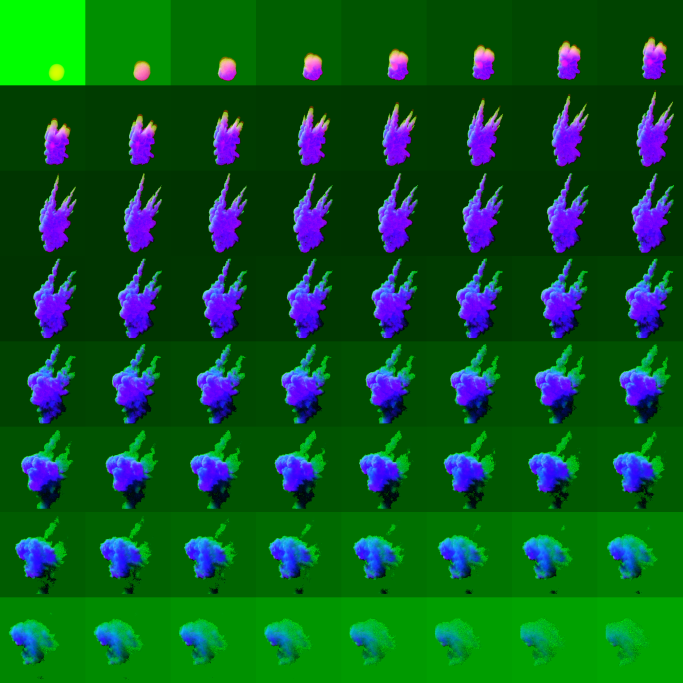
#> input picture assets/explosions/midair.webp, 2048 x 2048 px (shown at 1/3 size)
$ python -i colour.py   (imports and definitions only)
#> lines starting #> are read from the running program, lines starting #| are printed output that depends on the picture
# colour.py: the numbers behind "too green, too even, no air".
#
#   python3 tools/swiss2-loop/colour.py REF_DIR ROUND_DIR [ROUND_DIR ...]
#
# Per view in the first ROUND_DIR's stats.json, and for its reference
# photograph, prints:
#   S      mean HSV saturation over the frame, 0 to 1
#   V      mean HSV value
#   Sg     mean saturation of the green pixels only (hue 60 to 170 deg),
#          the floor and the forests, which is where the eye says "game"
#   far/near  local contrast (the mean standard deviation of luminance in
#          16 px blocks) in the frame's upper middle band, 30 to 50 per cent
#          down, over the same in its bottom band, 70 to 100 per cent. A
#          photograph's far walls lose contrast to the air, so this is well
#          under one; a model with no air keeps it near one. The bands are
#          a proxy for distance: sky in the far band is excluded (blocks
#          whose mean is bluer and brighter than any ground).
#   blue   in the far band, mean (B - G) / V of the non sky blocks: how far
#          the far ground has gone blue grey.
# Every image is first cropped to 16:9 and scaled to 640x360 as sheet.py
# does, so a photograph and a render are measured over the same framing.
#
# This file is part of the Paraguayan Drone Combat Simulator, GPLv3; see the header of any
# JavaScript file in this repository for the full notice.
import json, os, sys
from PIL import Image
import numpy as np

W, H, B = 640, 360, 16


def load(path):
#> called with path = '../../assets/explosions/midair.webp'
    im = Image.open(path).convert('RGB')
#> im is the input picture: PIL image 2048x2048 RGB; mean R, G, B 12.9, 87, 34.7
    r = max(W / im.width, H / im.height)
#> r = 0.312
    im = im.resize((round(im.width * r), round(im.height * r)), Image.LANCZOS)
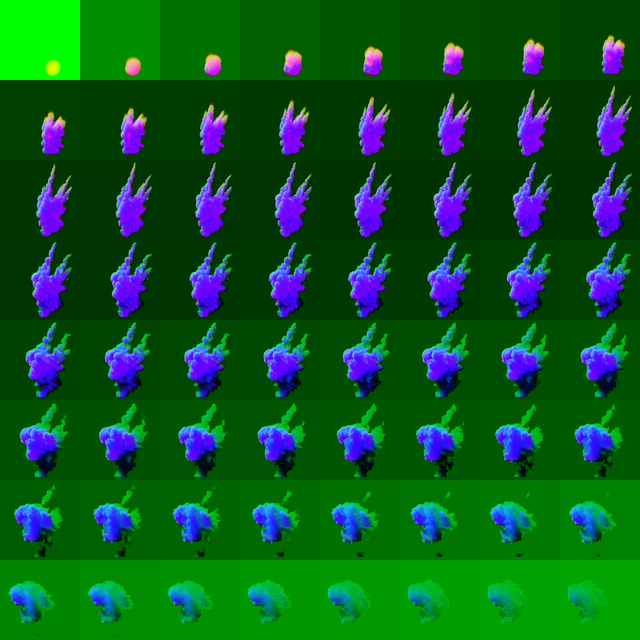
#> im: PIL image 640x640 RGB; mean R, G, B 12.9, 87, 34.7
    x, y = (im.width - W) // 2, (im.height - H) // 2
#> x = 0; y = 140
    return np.asarray(im.crop((x, y, x + W, y + H)), dtype=np.float32) / 255.0
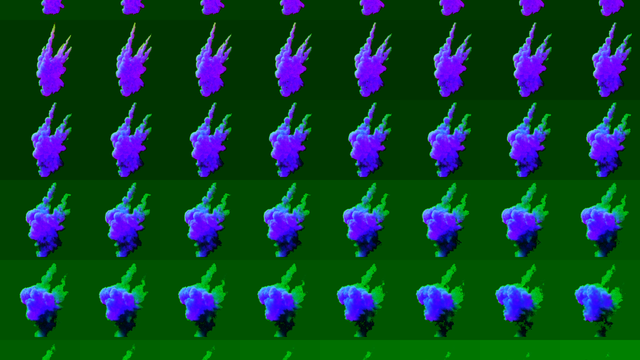
#> returned value: shape (360, 640, 3) float32; mean of channels 0, 1, 2 0.0611, 0.266, 0.17; drawn as R, G, B


# [32 lines left out: function measure, not called in this run]


def fmt(m):
    return f"S {m['S']:.2f}  V {m['V']:.2f}  Sg {m['Sg']:.2f}  far/near {m['fn']:.2f}  blue {m['blue']:+.2f}"


ref_dir, rounds = sys.argv[1], sys.argv[2:]
# [1 line not run here, left out]
totals = {k: [] for k in ['ref'] + rounds}
# [17 lines not run here, left out]

>>> result = load('../../assets/explosions/midair.webp')
